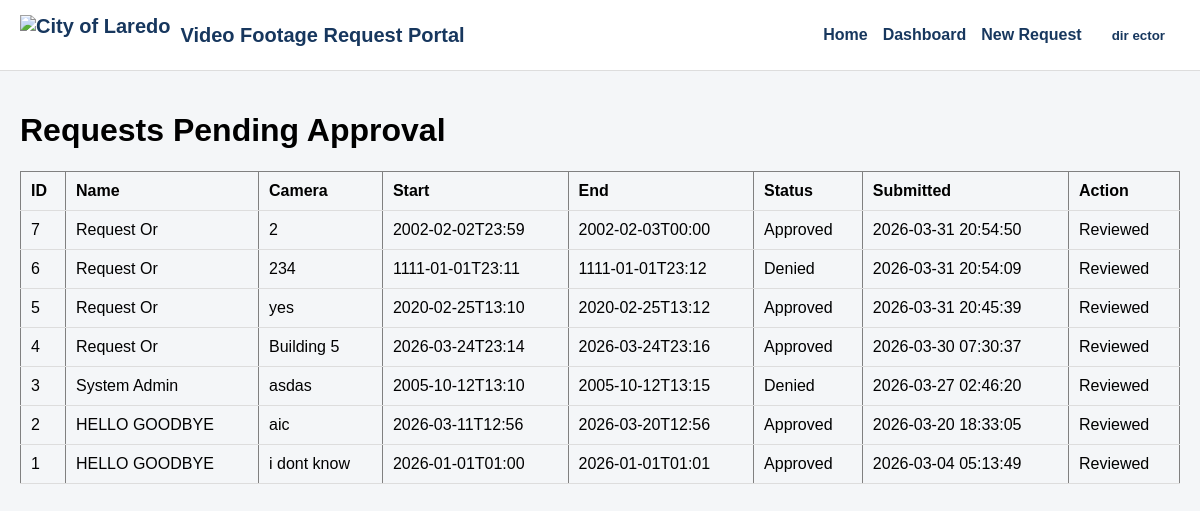
Screenshot of /director/dashboard (signed in) with the database file from the repository.
### tables this page shows
CREATE TABLE users (
  id INTEGER PRIMARY KEY AUTOINCREMENT,
  first_name TEXT NOT NULL,
  last_name  TEXT NOT NULL,
  email      TEXT NOT NULL UNIQUE,
  password_hash TEXT NOT NULL,
  role TEXT NOT NULL CHECK (role IN ('requestor','director','tech','admin')),
  department TEXT,
  is_active INTEGER NOT NULL DEFAULT 1,
  created_at TEXT NOT NULL DEFAULT (datetime('now')),
  updated_at TEXT NOT NULL DEFAULT (datetime('now'))
);

CREATE TABLE footage_requests (
  id INTEGER PRIMARY KEY AUTOINCREMENT,
  requestor_id INTEGER NOT NULL,
  camera_location TEXT NOT NULL,
  start_time TEXT NOT NULL,
  end_time   TEXT NOT NULL,
  reason TEXT NOT NULL,
  status TEXT NOT NULL DEFAULT 'Pending'
    CHECK (status IN ('Pending','Approved','Denied','Completed')),
  director_id INTEGER,
  director_comment TEXT,
  decided_at TEXT,
  tech_id INTEGER,
  completed_at TEXT,
  footage_path TEXT,
  submitted_at TEXT NOT NULL DEFAULT (datetime('now')),
  updated_at TEXT NOT NULL DEFAULT (datetime('now')),
  FOREIGN KEY (requestor_id) REFERENCES users(id),
  FOREIGN KEY (director_id)  REFERENCES users(id),
  FOREIGN KEY (tech_id)      REFERENCES users(id)
);

### app.py (the view)
    @app.route("/director/dashboard")
    @login_required
    @role_required("director", "admin")
    def director_dashboard():
        db = get_db()
        rows = db.execute(
            """

            SELECT
                fr.id,
                fr.camera_location,
                fr.start_time,
                fr.end_time,
                fr.status,
                fr.director_comment,
                fr.submitted_at,
                u.first_name,
                u.last_name
            FROM footage_requests fr
            JOIN users u ON fr.requestor_id = u.id
            ORDER BY fr.submitted_at DESC
            """
        ).fetchall()
        return render_template("director_dashboard.html", requests=rows)

### auth.py (called while the page is built)
def login_required(view):
    @wraps(view)
    def wrapped(*args, **kwargs):
        if session.get("user_id") is None:
            return redirect(url_for("login"))
        return view(*args, **kwargs)
    return wrapped

def role_required(*roles):
    def decorator(view):
        @wraps(view)
        def wrapped(*args, **kwargs):
            if session.get("user_id") is None:
                return redirect(url_for("login"))
            if session.get("role") not in roles:
                flash("You do not have permission to access that page.", "error")
                log_action("ACCESS_DENIED")
                return redirect(url_for("dashboard"))
            return view(*args, **kwargs)
        return wrapped
    return decorator

### db.py (called while the page is built)
def get_db():
    if "db" not in g:
        g.db = sqlite3.connect(current_app.config["DATABASE"])
        g.db.row_factory = sqlite3.Row
        g.db.execute("PRAGMA foreign_keys = ON;")
    return g.db

### templates/director_dashboard.html (shortened to what this page needs)
{% extends "base.html" %}
{% block content %}
  <h1>Requests Pending Approval</h1>
  {% if requests %}
    <table border="1" cellpadding="6">
      <tr>
        <th>ID</th>
        <th>Name</th>
        <th>Camera</th>
        <th>Start</th>
        <th>End</th>
        <th>Status</th>
        <th>Submitted</th>
        <th>Action</th>
      </tr>
      {% for r in requests %}
      <tr>
        <td>{{ r["id"] }}</td>
        <td>{{ r["first_name"] }} {{ r["last_name"] }}</td>
        <td>{{ r["camera_location"] }}</td>
        <td>{{ r["start_time"] }}</td>
        <td>{{ r["end_time"] }}</td>
        <td>
          <span class="status-{{ r['status']|lower }}">
            {{ r["status"] }}
          </span>
        </td>
        <td>{{ r["submitted_at"] }}</td>
        <td>
          {% if r["status"] == "Pending" %}
            <form method="post" action="{{ url_for('update_request_status', request_id=r['id']) }}" class="decision-form">
              <input type="hidden" name="action" value="">
              <input type="hidden" name="director_comment" value="">
              <button type="button" onclick="handleDecision(this.form, 'approve')">
                Approve
              </button>
              <button type="button" onclick="handleDecision(this.form, 'decline')">
                Deny
              </button>
            </form>
          {% else %}
            <span>Reviewed</span>
          {% endif %}
        </td>
      </tr>
      {% endfor %}
    </table>
  {% else %}
    <p>No requests yet.</p>
  {% endif %}
{% endblock %}

### templates/base.html (shortened to what this page needs)
<!DOCTYPE html>
<html lang="en">
<head>
</head>
<body>
    <div class="header">
        <div class="brand">
            <img src="{{ url_for('static', filename='img/uml01.png') }}" alt="City of Laredo" style="height:40px;">
            <span>Video Footage Request Portal</span>
        </div>
        {% if current_user %}
<div class="nav">
    <a href="/">Home</a>
    <a href="{{ url_for('requestor_dashboard') }}">Dashboard</a>
    <a href="{{ url_for('new_request') }}">New Request</a>
    <div class="user-menu" id="userMenu">
        <button type="button" class="user-toggle" onclick="toggleUserMenu()">
            {{ current_user["first_name"] }} {{ current_user["last_name"] }}
        </button>
    </div>
</div>
{% endif %}
    </div>
    <div class="{% block container_class %}container{% endblock %}">
        {% block content %}{% endblock %}
    </div>
</body>
</html>

### templates/base.html (style rules this page uses)
body { margin: 0; font-family: Arial, sans-serif; background: #f4f6f8; }
.header { background: white; padding: 15px 20px; display: flex; justify-content: space-between; align-items: center; border-bottom: 1px solid #ddd; }
.brand { font-weight: bold; color: #17375e; font-size: 20px; display: flex; align-items: center; gap: 10px; }
.nav { display: flex; align-items: center; gap: 15px; }
.nav a { text-decoration: none; color: #17375e; font-weight: bold; }
.container { padding: 20px; }
button { background: #c9a227; border: none; padding: 10px 15px; font-weight: bold; cursor: pointer; border-radius: 5px; }
table { width: 100%; border-collapse: collapse; }
th, td { padding: 10px; border-bottom: 1px solid #ddd; text-align: left; }
.user-menu { position: relative; display: inline-block; }
.user-toggle { display: flex; align-items: center; gap: 8px; background: none; border: none; cursor: pointer; font-weight: bold; color: #17375e; }

### rows the page displays
users: first_name "dir", last_name "ector"
footage_requests: id "7", first_name "Request", last_name "Or", camera_location "2", start_time "2002-02-02T23:59", end_time "2002-02-03T00:00", status "Approved", submitted_at "2026-03-31 20:54:50", shows "Reviewed"
footage_requests: id "6", first_name "Request", last_name "Or", camera_location "234", start_time "1111-01-01T23:11", end_time "1111-01-01T23:12", status "Denied", submitted_at "2026-03-31 20:54:09", shows "Reviewed"
footage_requests: id "5", first_name "Request", last_name "Or", camera_location "yes", start_time "2020-02-25T13:10", end_time "2020-02-25T13:12", status "Approved", submitted_at "2026-03-31 20:45:39", shows "Reviewed"
footage_requests: id "4", first_name "Request", last_name "Or", camera_location "Building 5", start_time "2026-03-24T23:14", end_time "2026-03-24T23:16", status "Approved", submitted_at "2026-03-30 07:30:37", shows "Reviewed"
footage_requests: id "3", first_name "System", last_name "Admin", camera_location "asdas", start_time "2005-10-12T13:10", end_time "2005-10-12T13:15", status "Denied", submitted_at "2026-03-27 02:46:20", shows "Reviewed"
footage_requests: id "2", first_name "HELLO", last_name "GOODBYE", camera_location "aic", start_time "2026-03-11T12:56", end_time "2026-03-20T12:56", status "Approved", submitted_at "2026-03-20 18:33:05", shows "Reviewed"
footage_requests: id "1", first_name "HELLO", last_name "GOODBYE", camera_location "i dont know", start_time "2026-01-01T01:00", end_time "2026-01-01T01:01", status "Approved", submitted_at "2026-03-04 05:13:49", shows "Reviewed"
